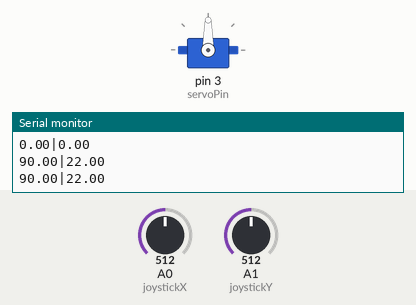
Simulated run of this sketch. Board: Arduino Uno, built with avr-gcc and run on an emulated ATmega328P. On the bench: servo, the last lines printed to the serial monitor. Inputs (shaded band) come from the test bench; at power-on: A0 (joystickX) = 512, A1 (joystickY) = 512.

Above: at 1.5 s.
1.6 s: A0 (joystickX) set to 716
At 3.8 s:
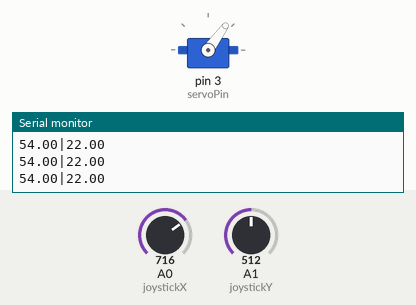
4.3 s: A0 (joystickX) set to 900
At 6.1 s:
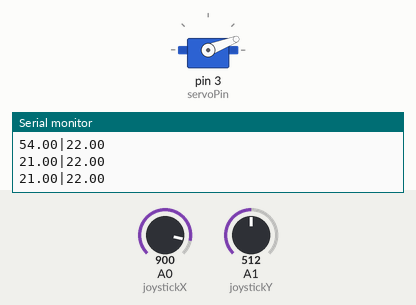
7.1 s: A0 (joystickX) set to 1023
At 9.6 s:
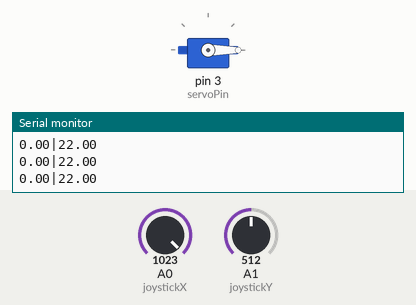
9.9 s: A0 (joystickX) set to 306
At 11.9 s:
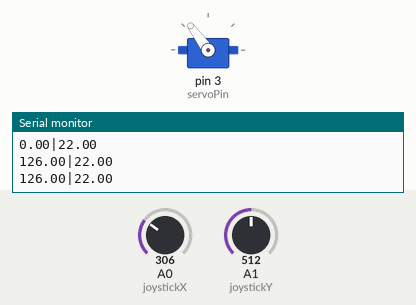
12.7 s: A0 (joystickX) set to 122
At 15.2 s:
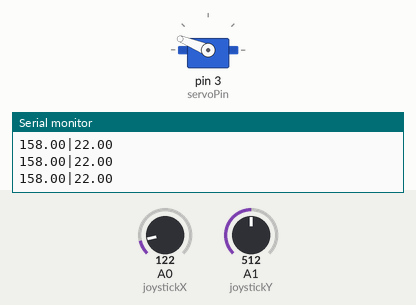
15.5 s: A0 (joystickX) set to 0
At 17.7 s:
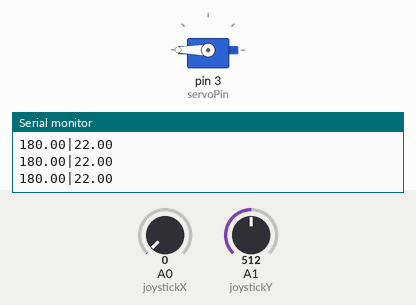
Timing chart, 0 to 19.2 s (numbered marks = the images above; inputs shaded):
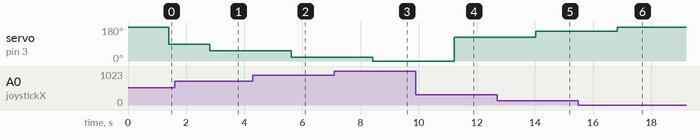

The sketch:

E2.ino
```cpp
#include <Servo.h>

Servo myservo;
int servoPin = 3;
int joystickButton = 2;
int joystickX = A0;
int joystickY = A1;

int lastButtonState = LOW;
unsigned int debounceDelay = 500;
unsigned int joystickXDebounceTime = 0;
unsigned int joystickYDebounceTime = 0;
float lastServoSpeed = 0;
float lastServoPosition = 0;
float servoPosition;
float servoSpeed;

void setup() {
	pinMode(joystickButton, INPUT_PULLUP);
    myservo.attach(servoPin);
    Serial.begin(9600);
  	myservo.write(180);
}

void loop() {
    int joystickXReading = analogRead(joystickX);
    int joystickYReading = analogRead(joystickY);
    int currentServoPosition = ((1024-joystickXReading)/1024.0)*180;
    int currentServoSpeed = ((1024-joystickYReading)/1024.0)*45;
    if((millis() - joystickXDebounceTime) > debounceDelay){
        joystickXDebounceTime = millis();
        if(lastServoPosition != currentServoPosition){
            lastServoPosition = servoPosition;
            servoPosition = currentServoPosition;
        }
    }
    if((millis() - joystickYDebounceTime) > debounceDelay){
        joystickYDebounceTime = millis();
        if(servoSpeed != currentServoSpeed){
            lastServoSpeed = servoSpeed;
            servoSpeed = currentServoSpeed;
        }
    }
	Serial.print(servoPosition);
  	Serial.print("|");
  	Serial.println(servoSpeed);
	delay(700);
  	moveServo();
}

void moveServo() {
    if(servoSpeed == 0){
        servoSpeed = 1;
    }
    if(servoPosition>lastServoPosition){
        for(int i = lastServoPosition; i<=servoPosition;i = i+servoSpeed){
            myservo.write(i);
        }
        myservo.write(servoPosition);
    }
    if(servoPosition<lastServoPosition){
        for(int i = lastServoPosition; i>=servoPosition;i = i-servoSpeed){
            // if(abs(lastServoPosition-servoPosition)<abs(lastServoPosition-servoSpeed)){
            //     myservo.write(servoPosition);
            //     i = servoPosition+1;
            //     break;
            // }
            myservo.write(i);
        }
        myservo.write(servoPosition);
    }

}
```

Measured:
- after the input at 1.6 s, servo on pin 3 (servoPin): 90° → 54° after 1.2 s
- after the input at 4.3 s, servo on pin 3 (servoPin): 54° → 21° after 1.3 s
- after the input at 7.1 s, servo on pin 3 (servoPin): 21° → 0° after 1.3 s
- after the input at 9.9 s, servo on pin 3 (servoPin): 0° → 126° after 1.3 s
- after the input at 12.7 s, servo on pin 3 (servoPin): 126° → 158° after 1.3 s
- after the input at 15.5 s, servo on pin 3 (servoPin): 158° → 180° after 1.3 s
